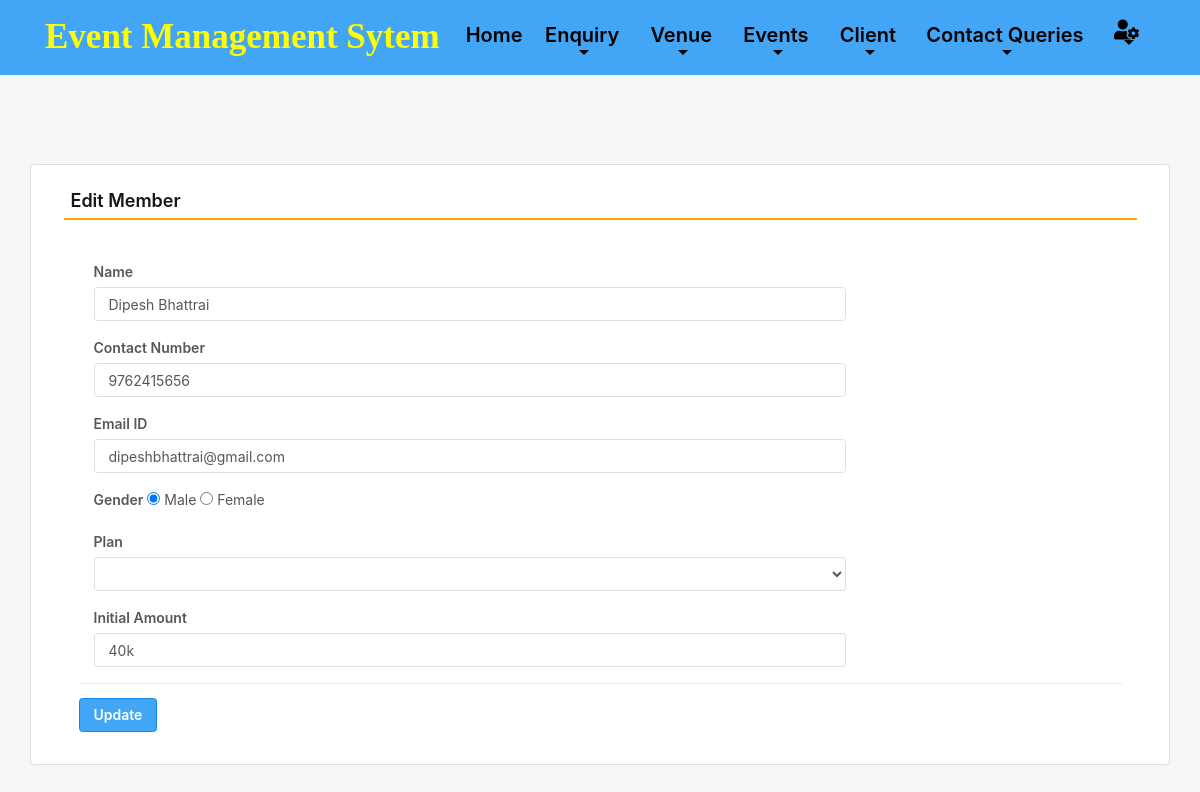
Page /edit_Member/6 (signed in) on the committed database.
### event/models.py (models this page shows, shortened)
class Member(models.Model):
    name = models.CharField(max_length=150, null=True)
    contact = models.CharField(max_length=15, null=True)
    email = models.CharField(max_length=50, null=True)
    gender = models.CharField(max_length=10, null=True)
    plan = models.CharField(max_length=100, null=True)
    joindate = models.DateField(null=True)
    initamount = models.CharField(max_length=100, null=True)

### event/views.py (the view, shortened to what this page needs)
# urls.py: path('edit_Member/<int:pid>', edit_Member, name='edit_Member'),
def edit_Member(request,pid):
    if not request.user.is_authenticated:
        return redirect(admin_login)
    error = ""
    user = request.user
    member = Member.objects.get(id=pid)
    return render(request,'edit_Member.html', locals())

### event/templates/edit_Member.html (shortened to what this page needs)
{% include 'admin_nav.html' %}
{% load static %}
<!DOCTYPE html>
<html lang="en" class="no-focus">
<head>
  <link rel="stylesheet" id="css-main" href="{% static 'css1/codebase.min.css' %}" />
  <link rel="stylesheet" href="https://use.fontawesome.com/releases/v5.6.3/css/all.css" />
</head>
<body>
  {% block main %}
  <br /><br /><br /><br />
  <div class="container card shadow mt-5">
    <div class="card-body">
      <h5 class="p-2" style="border-bottom: 2px solid orange">Edit Member</h5>
      <br />
      <div class="container-fluid">
        <form method="post">
          <div class="col-sm-9">
            <div class="form-group">
              <label>Name</label>
              <input type="text" name="name" class="form-control" value="{{ member.name }}" />
            </div>
          </div>
          <div class="col-sm-9">
            <div class="form-group">
              <label>Contact Number</label>
              <input type="text" name="contact" class="form-control" value="{{ member.contact }}" />
            </div>
          </div>
          <div class="col-sm-9">
            <div class="form-group">
              <label>Email ID</label>
              <input type="email" name="email" class="form-control" value="{{ member.email }}" />
            </div>
          </div>
          <div class="col-sm-9">
            <div class="form-group">
              <label>Gender</label>
              <input type="radio" name="gender" value="Male" {% if member.gender == "Male" %}checked{% endif %} /> Male
              <input type="radio" name="gender" value="Female" {% if member.gender == "Female" %}checked{% endif %} /> Female
            </div>
          </div>
          <div class="col-sm-9">
            <div class="form-group">
              <label>Plan</label>
              <select name="plan" class="form-control">
                <option value="{{ plan.amount }}">{{ plan.amount }}</option>
              </select>
            </div>
          </div>
          <div class="col-sm-9">
            <div class="form-group">
              <label>Initial Amount</label>
              <input type="text" name="initamount" class="form-control" value="{{ member.initamount }}" />
            </div>
          </div>
          <hr />
          <input type="submit" value="Update" class="btn btn-primary" />
        </form>
      </div>
    </div>
  </div>
  {% endblock %}
</body>
</html>

### rows in the picture
Member: name "Dipesh Bhattrai", contact "9762415656", email "dipeshbhattrai@gmail.com", gender "☑", initamount "40k"
